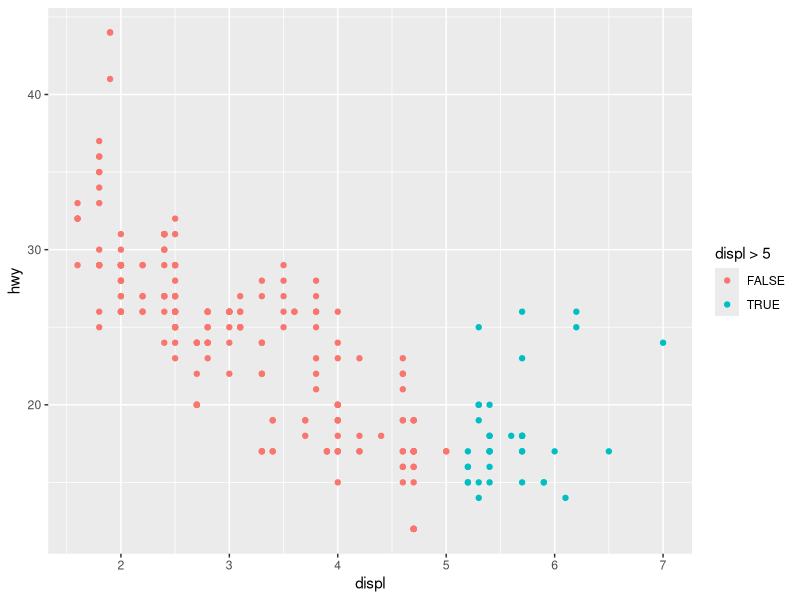
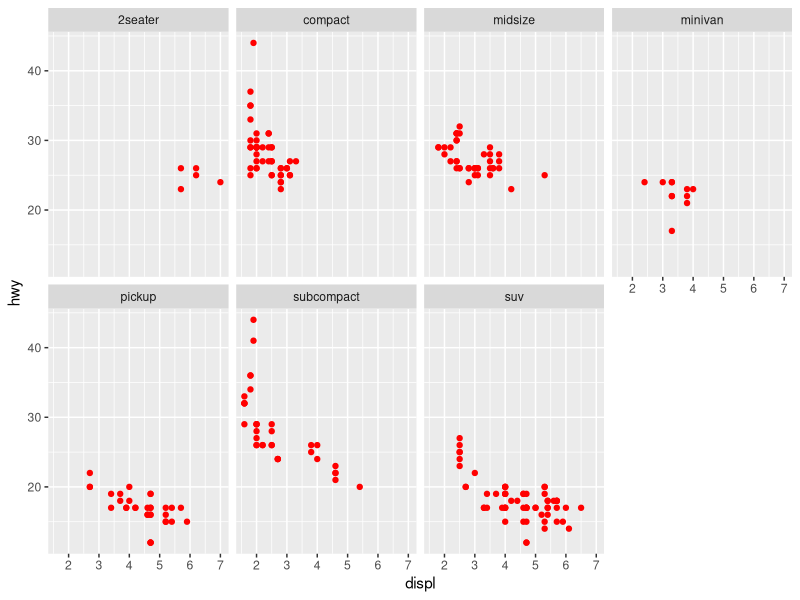
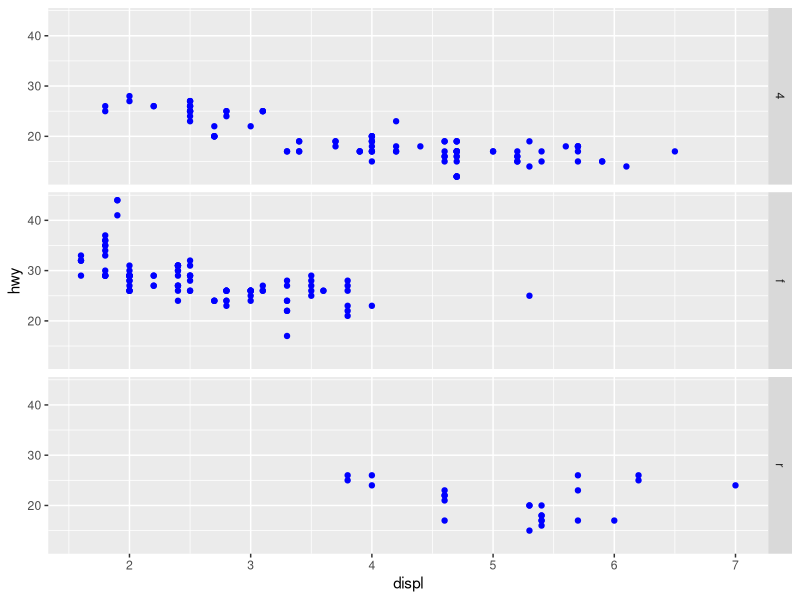
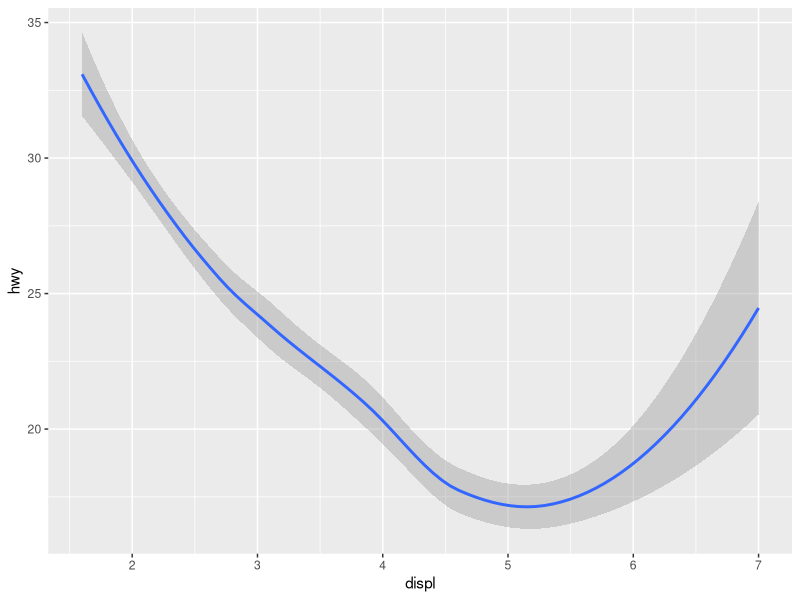
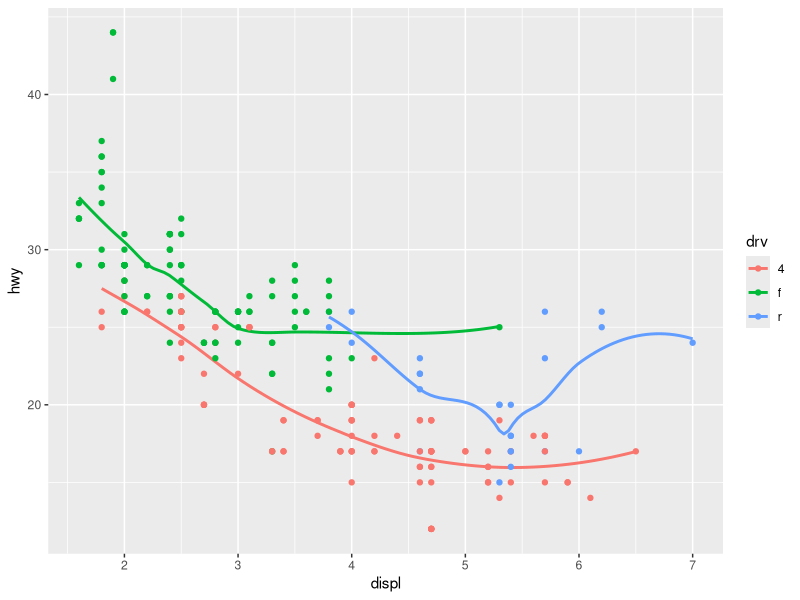
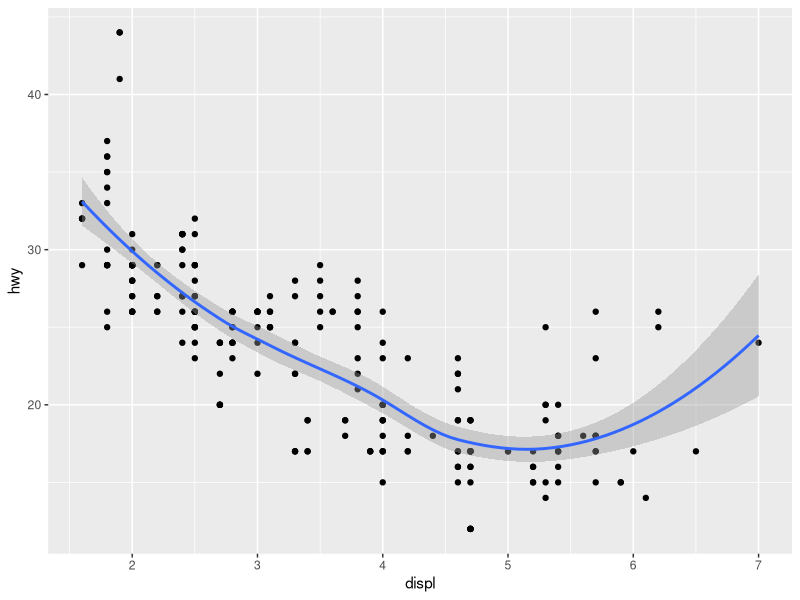
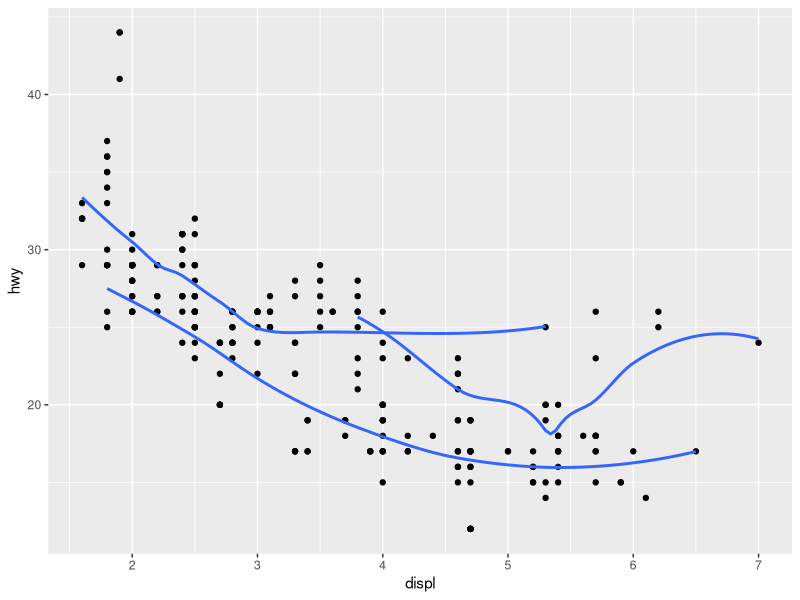

The R script that drew these images, in order:
# load package
library(tidyverse)

# mpg data-set
?mpg

# summary of the set
head(mpg)
summary(mpg)

# plot using ggplot displ vs hwy
ggplot(data=mpg) + geom_point(mapping=aes(x=displ, y=hwy, color=displ > 5))

?facet_wrap

# facets rather than aesthetics
ggplot(data=mpg) +
  geom_point(mapping=aes(x=displ, y=hwy), color="red") +
  facet_wrap(vars(class), nrow=2)

?facet_grid

ggplot(data=mpg) +
  geom_point(mapping=aes(x=displ, y=hwy), color="blue") +
  facet_grid(drv ~ .)


# smooth geom
ggplot(data=mpg) +
  geom_smooth(mapping=aes(x=displ, y=hwy))

# multiple geoms in same graph
# note mapping in ggplot func, it will treat as global mappings
ggplot(data=mpg, mapping=aes(x=displ, y=hwy, color=drv)) +
  geom_smooth(se=FALSE) +
  geom_point() # overwrite the global mappings

ggplot() +
  geom_point(data=mpg, mapping=aes(x=displ, y=hwy)) +
  geom_smooth(data=mpg, mapping=aes(x=displ, y=hwy))

ggplot(data = mpg) + 
  geom_point(mapping = aes(x = displ, y = hwy)) + 
  geom_smooth(mapping = aes(x = displ, y = hwy, group=drv), se=FALSE)

?geom_bar
